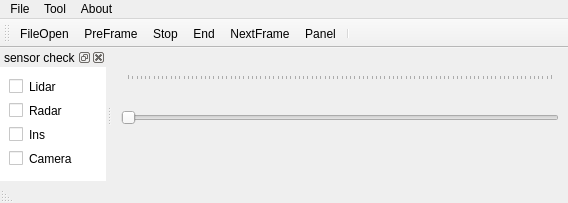
<?xml version="1.0" encoding="UTF-8"?>
<ui version="4.0">
 <class>MainWindow</class>
 <widget class="QMainWindow" name="MainWindow">
  <property name="geometry">
   <rect>
    <x>0</x>
    <y>0</y>
    <width>568</width>
    <height>203</height>
   </rect>
  </property>
  <property name="windowTitle">
   <string>MainWindow</string>
  </property>
  <widget class="QWidget" name="centralwidget">
   <layout class="QVBoxLayout" name="verticalLayout">
    <item>
     <widget class="Progress" name="ProgressSlider">
      <property name="minimumSize">
       <size>
        <width>0</width>
        <height>80</height>
       </size>
      </property>
      <property name="orientation">
       <enum>Qt::Horizontal</enum>
      </property>
      <property name="tickPosition">
       <enum>QSlider::TicksAbove</enum>
      </property>
     </widget>
    </item>
   </layout>
  </widget>
  <widget class="QMenuBar" name="menubar">
   <property name="geometry">
    <rect>
     <x>0</x>
     <y>0</y>
     <width>568</width>
     <height>22</height>
    </rect>
   </property>
   <widget class="QMenu" name="menuFile">
    <property name="title">
     <string>File</string>
    </property>
    <addaction name="actionFileOpen"/>
   </widget>
   <widget class="QMenu" name="menuAbout">
    <property name="title">
     <string>About</string>
    </property>
    <addaction name="actionInfo"/>
   </widget>
   <widget class="QMenu" name="menutool">
    <property name="title">
     <string>Tool</string>
    </property>
    <addaction name="actionpanel"/>
    <addaction name="actiontool_bar"/>
   </widget>
   <addaction name="menuFile"/>
   <addaction name="menutool"/>
   <addaction name="menuAbout"/>
  </widget>
  <widget class="QToolBar" name="toolBar">
   <property name="windowTitle">
    <string>tool bar</string>
   </property>
   <property name="toolTip">
    <string notr="true"/>
   </property>
   <attribute name="toolBarArea">
    <enum>TopToolBarArea</enum>
   </attribute>
   <attribute name="toolBarBreak">
    <bool>false</bool>
   </attribute>
   <addaction name="actionFileOpen"/>
   <addaction name="actionPreFrame"/>
   <addaction name="actionStop"/>
   <addaction name="actionEnd"/>
   <addaction name="actionNextFrame"/>
   <addaction name="actionpanel"/>
   <addaction name="separator"/>
  </widget>
  <widget class="QStatusBar" name="statusBar">
   <property name="layoutDirection">
    <enum>Qt::RightToLeft</enum>
   </property>
  </widget>
  <widget class="QDockWidget" name="dockWidget">
   <property name="sizePolicy">
    <sizepolicy hsizetype="Expanding" vsizetype="Expanding">
     <horstretch>0</horstretch>
     <verstretch>0</verstretch>
    </sizepolicy>
   </property>
   <property name="minimumSize">
    <size>
     <width>106</width>
     <height>127</height>
    </size>
   </property>
   <property name="styleSheet">
    <string notr="true">border:rgb(186, 189, 182);background:rgb(255, 255, 255)</string>
   </property>
   <property name="windowTitle">
    <string>sensor check</string>
   </property>
   <attribute name="dockWidgetArea">
    <number>1</number>
   </attribute>
   <widget class="QWidget" name="dockWidgetContents">
    <layout class="QVBoxLayout" name="verticalLayout_2">
     <item>
      <widget class="QCheckBox" name="LidarcheckBox">
       <property name="text">
        <string>Lidar</string>
       </property>
      </widget>
     </item>
     <item>
      <widget class="QCheckBox" name="RadarcheckBox">
       <property name="text">
        <string>Radar</string>
       </property>
      </widget>
     </item>
     <item>
      <widget class="QCheckBox" name="InscheckBox">
       <property name="text">
        <string>Ins</string>
       </property>
      </widget>
     </item>
     <item>
      <widget class="QCheckBox" name="CameracheckBox">
       <property name="text">
        <string>Camera</string>
       </property>
      </widget>
     </item>
    </layout>
   </widget>
  </widget>
  <action name="actionFileOpen">
   <property name="text">
    <string>FileOpen</string>
   </property>
   <property name="toolTip">
    <string>open file</string>
   </property>
   <property name="shortcut">
    <string>Ctrl+F</string>
   </property>
  </action>
  <action name="actionNextFrame">
   <property name="text">
    <string>NextFrame</string>
   </property>
   <property name="toolTip">
    <string>next frame</string>
   </property>
  </action>
  <action name="actionPreFrame">
   <property name="text">
    <string>PreFrame</string>
   </property>
   <property name="toolTip">
    <string>previoud frame</string>
   </property>
  </action>
  <action name="actionStop">
   <property name="text">
    <string>Stop</string>
   </property>
   <property name="toolTip">
    <string>start/stop</string>
   </property>
   <property name="shortcut">
    <string>Ctrl+D</string>
   </property>
  </action>
  <action name="actionEnd">
   <property name="text">
    <string>End</string>
   </property>
   <property name="toolTip">
    <string>end</string>
   </property>
  </action>
  <action name="actionpanel">
   <property name="text">
    <string>Panel</string>
   </property>
   <property name="toolTip">
    <string>open panel</string>
   </property>
  </action>
  <action name="actionInfo">
   <property name="text">
    <string>Info</string>
   </property>
  </action>
  <action name="actiontool_bar">
   <property name="text">
    <string>Tool bar</string>
   </property>
  </action>
 </widget>
 <customwidgets>
  <customwidget>
   <class>Progress</class>
   <extends>QSlider</extends>
   <header location="global">progress.h</header>
  </customwidget>
 </customwidgets>
 <resources/>
 <connections/>
</ui>
